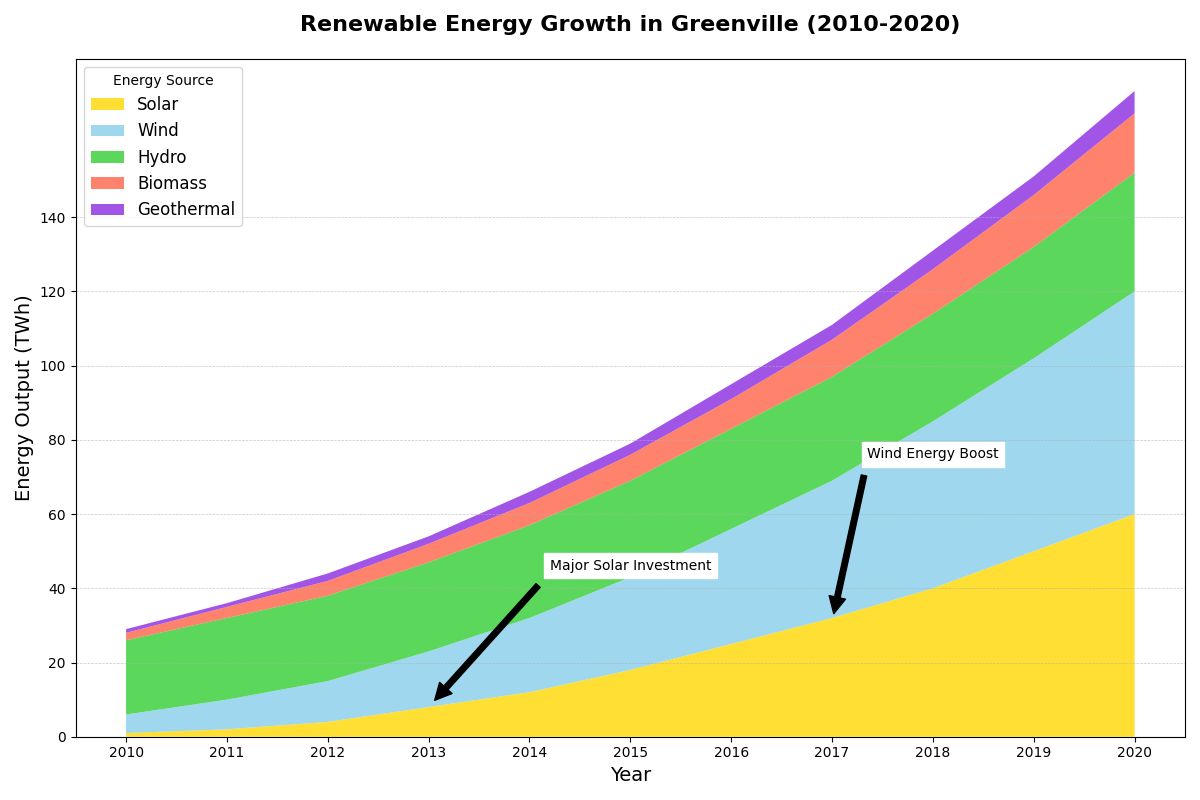

Reproduce this figure in Python.
import matplotlib.pyplot as plt
import numpy as np

# Years
years = np.arange(2010, 2021)

# Energy data (in terawatt-hours) for each renewable source
solar = np.array([1, 2, 4, 8, 12, 18, 25, 32, 40, 50, 60])
wind = np.array([5, 8, 11, 15, 20, 25, 31, 37, 45, 52, 60])
hydro = np.array([20, 22, 23, 24, 25, 26, 27, 28, 29, 30, 32])
biomass = np.array([2, 3, 4, 5, 6, 7, 8, 10, 12, 14, 16])

# New energy source: Geothermal
geothermal = np.array([1, 1, 2, 2, 3, 3, 4, 4, 5, 5, 6])

# Aggregate the energy sources for the stacked area plot
energy_sources = np.vstack([solar, wind, hydro, biomass, geothermal])

# Create the stacked area plot
fig, ax = plt.subplots(figsize=(12, 8))
ax.stackplot(years, energy_sources, labels=['Solar', 'Wind', 'Hydro', 'Biomass', 'Geothermal'],
             colors=['#FFD700', '#87CEEB', '#32CD32', '#FF6347', '#8A2BE2'], alpha=0.8)

# Title and labels
ax.set_title('Renewable Energy Growth in Greenville (2010-2020)', fontsize=16, fontweight='bold', pad=20)
ax.set_xlabel('Year', fontsize=14)
ax.set_ylabel('Energy Output (TWh)', fontsize=14)

# Add the legend
ax.legend(loc='upper left', fontsize=12, title='Energy Source')

# Customize x and y ticks
ax.set_xticks(years)
ax.set_yticks(np.arange(0, 151, 20))

# Add grid for better readability
ax.yaxis.grid(True, linestyle='--', linewidth=0.5, alpha=0.7)

# Annotate significant points
ax.annotate('Major Solar Investment', xy=(2013, 8), xytext=(2015, 45),
            arrowprops=dict(facecolor='black', shrink=0.05),
            fontsize=10, ha='center', backgroundcolor='white')

ax.annotate('Wind Energy Boost', xy=(2017, 31), xytext=(2018, 75),
            arrowprops=dict(facecolor='black', shrink=0.05),
            fontsize=10, ha='center', backgroundcolor='white')

# Automatically adjust layout to prevent label overlap
plt.tight_layout()

# Display the plot
plt.show()
